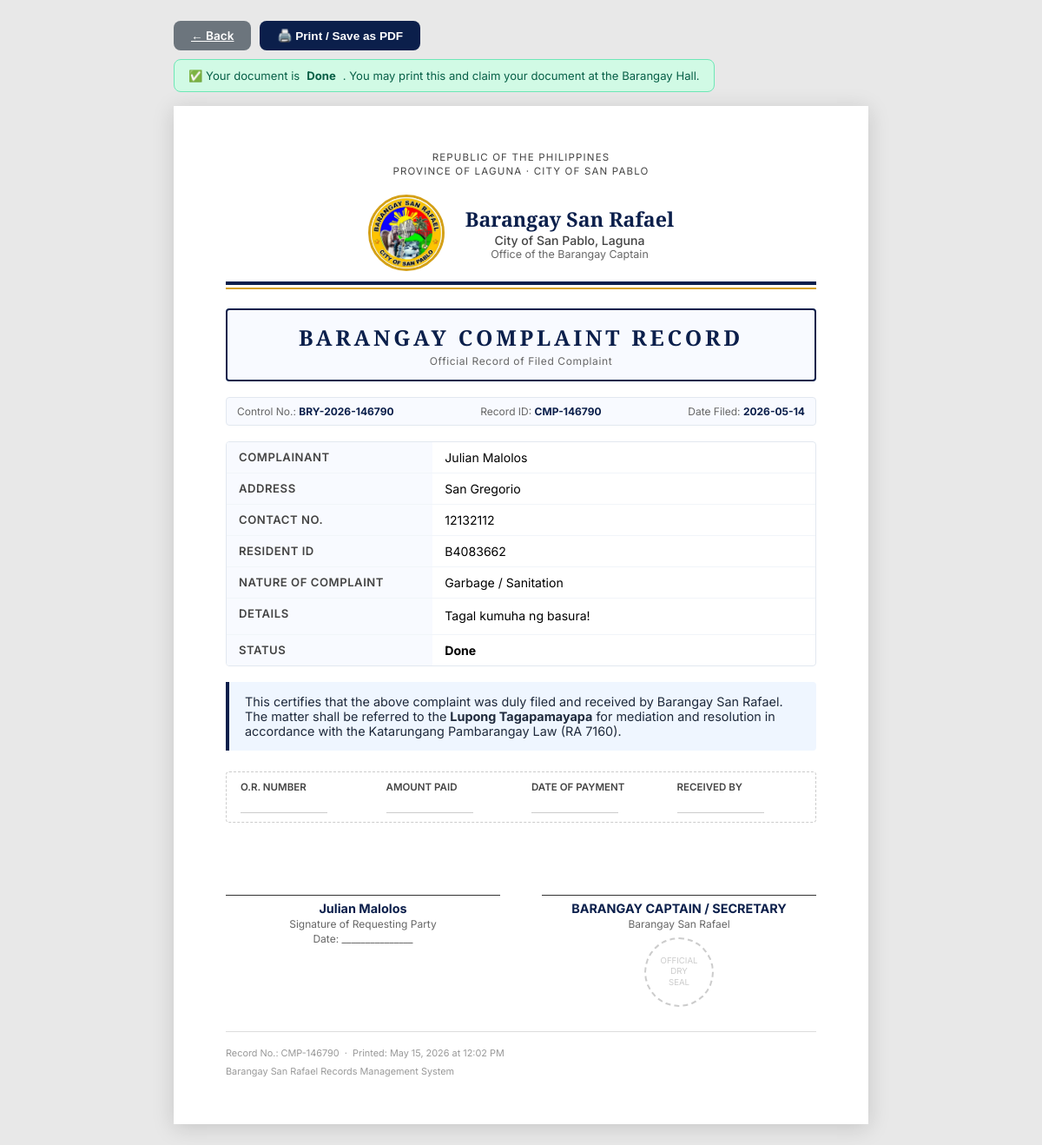
/resident/view_copy.php?id=CMP-146790 (signed in), run on the app's committed database.
### tables this page shows
CREATE TABLE `records` (
  `record_id` varchar(20) NOT NULL,
  `record_type` enum('request','complaint') NOT NULL,
  `resident_id` varchar(10) NOT NULL,
  `category` varchar(100) NOT NULL,
  `details` text DEFAULT NULL,
  `status` enum('Pending','Approved','Done') DEFAULT 'Pending',
  `date_submitted` datetime DEFAULT current_timestamp(),
  `is_deleted` tinyint(1) DEFAULT 0,
  `deleted_at` datetime DEFAULT NULL,
  `deleted_by` varchar(100) DEFAULT NULL,
  `delete_reason` varchar(255) DEFAULT NULL,
  PRIMARY KEY (`record_id`),
  KEY `resident_id` (`resident_id`),
  CONSTRAINT `records_ibfk_1` FOREIGN KEY (`resident_id`) REFERENCES `residents` (`resident_id`)
);

CREATE TABLE `residents` (
  `resident_id` varchar(10) NOT NULL,
  `name` varchar(100) NOT NULL,
  `address` varchar(200) NOT NULL,
  `contact` varchar(20) NOT NULL,
  PRIMARY KEY (`resident_id`)
);

### includes/config.php (called while the page is built, shortened)
<?php
function db(): mysqli {
    static $c=null;
    if (!$c) {
        $c=new mysqli(DB_HOST,DB_USER,DB_PASS,DB_NAME);
        $c->set_charset('utf8mb4');
    }
    return $c;
}
function db_fetch_all(string $sql,array $p=[]): array {
    $s=db()->prepare($sql);
    if ($p) $s->bind_param(str_repeat('s',count($p)),...$p);
    $s->execute(); $r=$s->get_result(); $rows=[];
    while ($row=$r->fetch_assoc()) $rows[]=$row;
    return $rows;
}
function db_fetch_one(string $sql,array $p=[]): ?array { $r=db_fetch_all($sql,$p); return $r[0]??null; }
function is_resident(): bool { return session_name()==='BRGY_RESIDENT' && isset($_SESSION['resident_account_id']); }
function current_resident(): ?array { if (!is_resident()) return null; return db_fetch_one('SELECT * FROM resident_accounts WHERE id=?',[$_SESSION['resident_account_id']]); }
function e(string $s): string { return htmlspecialchars($s,ENT_QUOTES,'UTF-8'); }

### resident/view_copy.php (the view, shortened to what this page needs)
<?php
require_once __DIR__.'/../includes/config.php';
$acc = current_resident();
$record_id = trim($_GET['id'] ?? '');
$record = db_fetch_one('SELECT r.*,res.name,res.address,res.contact,res.resident_id as res_id FROM records r JOIN residents res ON r.resident_id=res.resident_id WHERE r.record_id=? AND r.resident_id=? AND (r.is_deleted IS NULL OR r.is_deleted=0)', [$record_id, $acc['resident_id']??'']);
$status     = $record['status'];
$category   = $record['category'];
$type       = $record['record_type'];
$printable  = in_array($status, ['Approved','Done']);
$doc_number = strtoupper($record['record_id']);
$print_date = date('F j, Y');
$print_time = date('h:i A');
$control_no = 'BRY-'.date('Y').'-'.strtoupper(substr($record_id,-6));
?>
<!DOCTYPE html>
<html lang="en">
<head>
</head>
<body>
<div class="controls">
  <a href="/BarangayProject/resident/my_submissions.php" class="btn-ctrl btn-back">← Back</a>
  <?php if($printable): ?>
  <button class="btn-ctrl btn-print" onclick="window.print()">🖨️ Print / Save as PDF</button>
  <div class="ready-notice">✅ Your document is <strong><?= e($status) ?></strong>. You may print this and claim your document at the Barangay Hall.</div>
  <?php else: ?>
  <div class="locked-notice">🔒 Printing is not yet available. Your request is currently <strong><?= e($status) ?></strong>. You will be able to print once the Barangay Captain approves your request.</div>
  <?php endif; ?>
</div>
<div class="document-page <?= !$printable?'draft':'' ?>">
  <?php if($type==='complaint'): ?>
  <div class="rep-header"><div class="rep-line">Republic of the Philippines</div><div class="rep-line">Province of Laguna · City of San Pablo</div></div>
  <div class="logo-row">
    <img src="/BarangayProject/Logo.jpg" alt="Logo">
    <div style="text-align:center;"><div class="brgy-name">Barangay San Rafael</div><div class="brgy-city">City of San Pablo, Laguna</div><div class="brgy-office">Office of the Barangay Captain</div></div>
  </div>
  <hr class="hr-gold">
  <div class="doc-title-box"><div class="doc-title">Barangay Complaint Record</div><div class="doc-subtitle">Official Record of Filed Complaint</div></div>
  <div class="control-row">
    <span>Control No.: <strong><?= e($control_no) ?></strong></span>
    <span>Record ID: <strong><?= e($doc_number) ?></strong></span>
    <span>Date Filed: <strong><?= substr($record['date_submitted'],0,10) ?></strong></span>
  </div>
  <div class="details-box"><table>
    <tr><td>Complainant</td><td><?= e($record['name']) ?></td></tr>
    <tr><td>Address</td><td><?= e($record['address']) ?></td></tr>
    <tr><td>Contact No.</td><td><?= e($record['contact']) ?></td></tr>
    <tr><td>Resident ID</td><td><?= e($record['res_id']??$record['resident_id']) ?></td></tr>
    <tr><td>Nature of Complaint</td><td><?= e($category) ?></td></tr>
    <tr><td>Details</td><td style="white-space:pre-wrap;line-height:1.6;"><?= e($record['details']??'—') ?></td></tr>
    <tr><td>Status</td><td><strong><?= e($status) ?></strong></td></tr>
  </table></div>
  <div class="cert-line">This certifies that the above complaint was duly filed and received by Barangay San Rafael. The matter shall be referred to the <strong>Lupong Tagapamayapa</strong> for mediation and resolution in accordance with the Katarungang Pambarangay Law (RA 7160).</div>
  <?php endif; ?>
  <div class="or-box">
    <div class="or-field"><span class="or-label">O.R. Number</span><span class="or-value">&nbsp;</span></div>
    <div class="or-field"><span class="or-label">Amount Paid</span><span class="or-value">&nbsp;</span></div>
    <div class="or-field"><span class="or-label">Date of Payment</span><span class="or-value">&nbsp;</span></div>
    <div class="or-field"><span class="or-label">Received By</span><span class="or-value">&nbsp;</span></div>
  </div>
  <div class="sig-section">
    <div class="sig-block">
      <div class="sig-line"></div>
      <div class="sig-name"><?= e($record['name']) ?></div>
      <div class="sig-title">Signature of Requesting Party</div>
      <div class="sig-title">Date: _______________</div>
    </div>
    <div class="sig-block">
      <div class="sig-line"></div>
      <div class="sig-name">BARANGAY CAPTAIN / SECRETARY</div>
      <div class="sig-title">Barangay San Rafael</div>
      <div class="sig-stamp">OFFICIAL<br>DRY<br>SEAL</div>
    </div>
  </div>
  <div class="doc-footer">
    <div>
      <small>Record No.: <?= e($doc_number) ?> &nbsp;·&nbsp; Printed: <?= $print_date ?> at <?= $print_time ?></small><br>
      <small>Barangay San Rafael Records Management System</small>
    </div>
  </div>
</div>
</body></html>

### resident/view_copy.php (style rules this page uses)
* { box-sizing:border-box;margin:0;padding:0; }
body { font-family:'Inter',sans-serif;background:#E8E8E8;padding:24px; }
.controls { max-width:800px;margin:0 auto 16px;display:flex;gap:10px;flex-wrap:wrap;align-items:center; }
.btn-ctrl { padding:9px 20px;border-radius:8px;border:none;cursor:pointer;font-size:.85rem;font-weight:600;display:inline-flex;align-items:center;gap:6px; }
.btn-print { background:#0B1F4B;color:#fff; }
.btn-back { background:#6c757d;color:#fff; }
.ready-notice { background:#D1FAE5;border:1px solid #6EE7B7;border-radius:8px;padding:10px 16px;font-size:.82rem;color:#065F46;display:flex;align-items:center;gap:8px; }
.document-page { max-width:800px;margin:0 auto;background:#fff;padding:52px 60px;box-shadow:0 4px 24px rgba(0,0,0,.15);position:relative;min-height:1050px; }
.document-page > * { position:relative;z-index:1; }
.rep-header { text-align:center;margin-bottom:20px; }
.rep-header .rep-line { font-size:.72rem;color:#444;letter-spacing:.1em;text-transform:uppercase;margin-bottom:2px; }
.logo-row { display:flex;align-items:center;justify-content:center;gap:24px;margin:12px 0; }
.logo-row img { width:88px;height:88px;border-radius:50%;border:3px solid #D4A017;object-fit:cover; }
.brgy-name { font-size:1.45rem;font-weight:800;color:#0B1F4B;font-family:'EB Garamond',serif; }
.brgy-city { font-size:.88rem;color:#444;font-weight:500; }
.brgy-office { font-size:.78rem;color:#666; }
.hr-gold { border:none;border-top:4px solid #0B1F4B;position:relative; }
.hr-gold::after { content:'';display:block;border-top:2px solid #D4A017;margin-top:3px; }
.doc-title-box { text-align:center;margin:22px 0 18px;padding:14px 20px;background:#F8FAFF;border:2px solid #0B1F4B;border-radius:4px; }
.doc-title { font-family:'EB Garamond',serif;font-size:1.55rem;font-weight:700;color:#0B1F4B;letter-spacing:.15em;text-transform:uppercase; }
.doc-subtitle { font-size:.75rem;color:#666;margin-top:3px;letter-spacing:.05em; }
.control-row { display:flex;justify-content:space-between;align-items:center;font-size:.75rem;color:#666;margin-bottom:18px;padding:8px 12px;background:#F8FAFF;border:1px solid #E2E8F0;border-radius:4px;flex-wrap:wrap;gap:6px; }
.control-row strong { color:#0B1F4B; }
.details-box { border:1px solid #E2E8F0;border-radius:4px;margin:16px 0;overflow:hidden; }
.details-box table { width:100%;border-collapse:collapse; }
.details-box table td { padding:9px 14px;border-bottom:1px solid #F1F5F9;font-size:.88rem;vertical-align:top; }
.details-box table td:first-child { background:#F8FAFF;font-weight:600;color:#444;width:35%;font-size:.82rem;text-transform:uppercase;letter-spacing:.04em; }
.details-box table tr:last-child td { border-bottom:none; }
.cert-line { margin:18px 0;padding:14px 18px;background:#EFF6FF;border-left:4px solid #0B1F4B;border-radius:0 4px 4px 0;font-size:.9rem;color:#1E293B; }
.sig-section { margin-top:36px;display:grid;grid-template-columns:1fr 1fr;gap:48px; }
.sig-block { text-align:center; }
.sig-line { border-bottom:1.5px solid #333;height:48px;margin-bottom:6px; }
.sig-name { font-weight:700;font-size:.9rem;color:#0B1F4B; }
.sig-title { font-size:.75rem;color:#666;margin-top:2px; }
.sig-stamp { width:80px;height:80px;border:2px dashed #CCC;border-radius:50%;display:flex;align-items:center;justify-content:center;font-size:.6rem;color:#CCC;text-align:center;margin:8px auto 0;line-height:1.3; }
.or-box { margin-top:24px;padding:10px 16px;border:1px dashed #CCC;border-radius:4px;display:flex;gap:24px;font-size:.8rem;color:#666;flex-wrap:wrap; }
.or-field { flex:1;min-width:120px; }
.or-label { font-weight:600;color:#444;display:block;margin-bottom:4px;font-size:.72rem;text-transform:uppercase; }
.or-value { border-bottom:1px solid #CCC;padding-bottom:3px;min-width:100px;display:inline-block; }
.doc-footer { margin-top:28px;padding-top:12px;border-top:1px solid #DDD;display:flex;justify-content:space-between;align-items:flex-end;flex-wrap:wrap;gap:8px; }
.doc-footer small { font-size:.68rem;color:#999;line-height:1.6; }

### data on the page
records: status "Done", record_id "CMP-146790", date_submitted "2026-05-14", resident.name "Julian Malolos", resident.address "San Gregorio", resident.contact "12132112", resident.resident_id "B4083662", category "Garbage / Sanitation", details "Tagal kumuha ng basura!"

### other printed values
$control_no "BRY-2026-146790"
